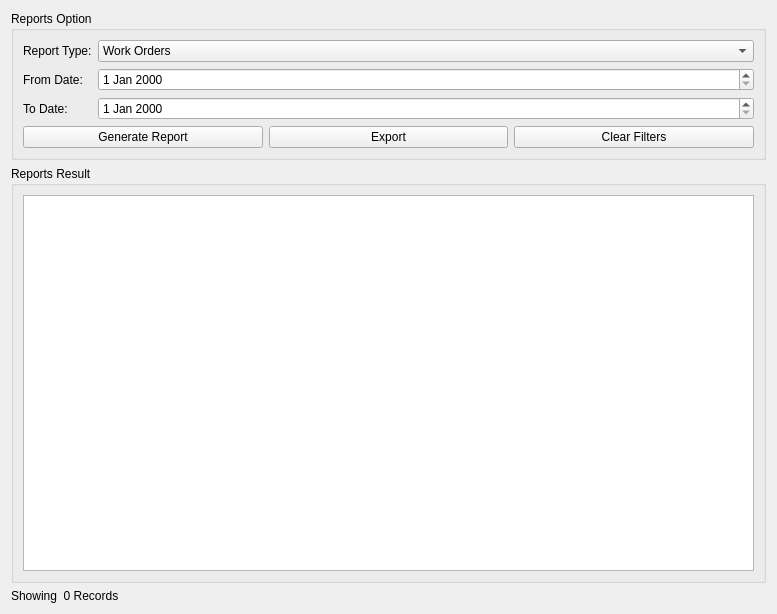
<?xml version="1.0" encoding="UTF-8"?>
<ui version="4.0">
 <class>ReportsPage</class>
 <widget class="QWidget" name="ReportsPage">
  <property name="geometry">
   <rect>
    <x>0</x>
    <y>0</y>
    <width>777</width>
    <height>614</height>
   </rect>
  </property>
  <property name="windowTitle">
   <string>Reports Page</string>
  </property>
  <layout class="QVBoxLayout" name="verticalLayout_2">
   <item>
    <widget class="QGroupBox" name="groupReportsOption">
     <property name="title">
      <string>Reports Option</string>
     </property>
     <layout class="QFormLayout" name="formLayout">
      <item row="0" column="0">
       <widget class="QLabel" name="lblReportType">
        <property name="text">
         <string>Report Type:</string>
        </property>
       </widget>
      </item>
      <item row="0" column="1">
       <widget class="QComboBox" name="cmbReportType">
        <item>
         <property name="text">
          <string>Work Orders</string>
         </property>
        </item>
        <item>
         <property name="text">
          <string>Maintenance Costs</string>
         </property>
        </item>
        <item>
         <property name="text">
          <string>Inventory Stock</string>
         </property>
        </item>
        <item>
         <property name="text">
          <string>Preventive Maintenance</string>
         </property>
        </item>
        <item>
         <property name="text">
          <string>Technician Performance</string>
         </property>
        </item>
       </widget>
      </item>
      <item row="1" column="0">
       <widget class="QLabel" name="lblFromDate">
        <property name="text">
         <string>From Date:</string>
        </property>
       </widget>
      </item>
      <item row="1" column="1">
       <widget class="QDateEdit" name="dtFromDate"/>
      </item>
      <item row="2" column="0">
       <widget class="QLabel" name="lblToDate">
        <property name="text">
         <string>To Date:</string>
        </property>
       </widget>
      </item>
      <item row="2" column="1">
       <widget class="QDateEdit" name="dtToDate"/>
      </item>
      <item row="3" column="0" colspan="2">
       <layout class="QHBoxLayout" name="horizontalLayout">
        <item>
         <widget class="QPushButton" name="btnGenerate">
          <property name="text">
           <string>Generate Report</string>
          </property>
         </widget>
        </item>
        <item>
         <widget class="QPushButton" name="btnExport">
          <property name="text">
           <string>Export</string>
          </property>
         </widget>
        </item>
        <item>
         <widget class="QPushButton" name="btnClear">
          <property name="text">
           <string>Clear Filters</string>
          </property>
         </widget>
        </item>
       </layout>
      </item>
     </layout>
    </widget>
   </item>
   <item>
    <widget class="QGroupBox" name="groupReportsResult">
     <property name="title">
      <string>Reports Result </string>
     </property>
     <layout class="QVBoxLayout" name="verticalLayout">
      <item>
       <widget class="QTableWidget" name="tblReport"/>
      </item>
     </layout>
    </widget>
   </item>
   <item>
    <widget class="QLabel" name="lblStatus">
     <property name="text">
      <string>Showing  0 Records </string>
     </property>
    </widget>
   </item>
  </layout>
 </widget>
 <resources/>
 <connections/>
</ui>
